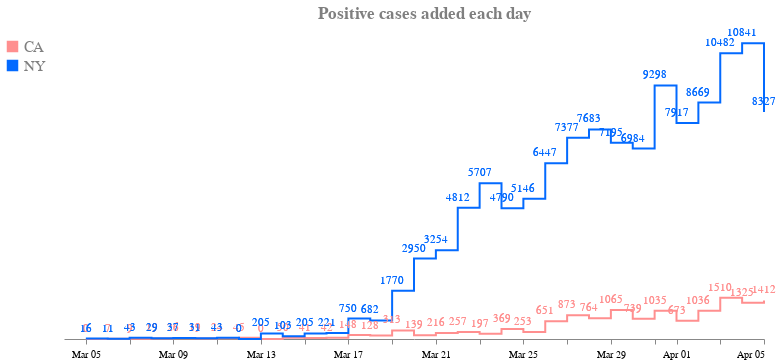

The cell this chart's notebook holds for it:
### Code cell
#hide_input

makeChart(positiveAdded)
